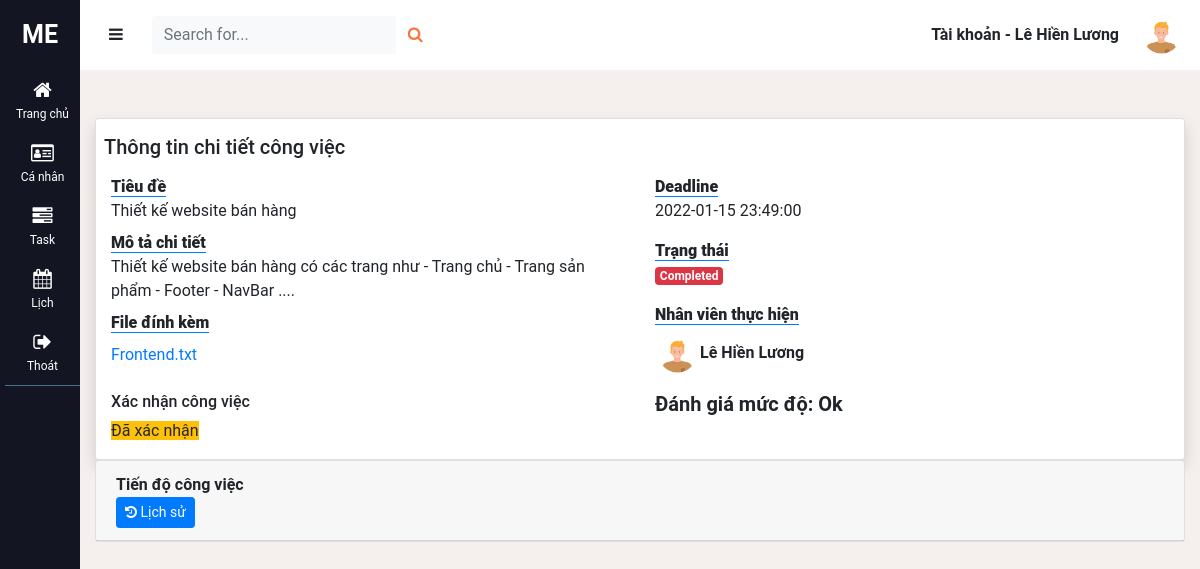
The app's page /task_detail.php?id_task=14 (signed in) with its own data.
### tables this page shows
CREATE TABLE `users` (
  `id` int(11) NOT NULL,
  `username` varchar(64) NOT NULL,
  `fullname` varchar(100) NOT NULL,
  `email` varchar(64) NOT NULL,
  `avatar` varchar(255) NOT NULL DEFAULT 'avatar.png',
  `password` varchar(255) NOT NULL,
  `activated` bit(1) DEFAULT b'0',
  `activate_token` varchar(255) DEFAULT NULL,
  `department` varchar(100) DEFAULT NULL,
  `position` varchar(100) DEFAULT NULL,
  `role` int(1) NOT NULL DEFAULT '2'
);

CREATE TABLE `list_task` (
  `id` int(11) NOT NULL,
  `name_manager` varchar(100) NOT NULL,
  `name_employee` varchar(100) NOT NULL,
  `department` varchar(100) NOT NULL,
  `name_task` varchar(255) NOT NULL,
  `desc_task` text NOT NULL,
  `status` varchar(100) NOT NULL,
  `file` varchar(255) NOT NULL,
  `deadline` datetime NOT NULL,
  `time_created` datetime NOT NULL DEFAULT CURRENT_TIMESTAMP,
  `rating` varchar(10) DEFAULT NULL
);

### www/db.php (called while the page is built, shortened)
<?php
function open_database()
{
    $conn = new mysqli(HOST, USER, PASS, DB);
    return $conn;
}
function get_information($user)
{
    $conn = open_database();
    $sql = 'select * from users where username = ?';
    $stm = $conn->prepare($sql);
    $stm->bind_param('s', $user);
    $stm->execute();
    $data = $stm->get_result();
    return $data;
}
function get_fullname($user)
{
    $conn = open_database();
    $sql = 'select fullname from users where username = ?';
    $stm = $conn->prepare($sql);
    $stm->bind_param('s', $user);
    if (!$stm->execute()) {
        die('Query error: ' . $stm->error);
    }
    $result = $stm->get_result();
    $data = implode($result->fetch_assoc());
    return $data;
}
function load_task_byid($id)
{
    $conn = open_database();
    $sql = 'select * from list_task where id = ?';
    $stm = $conn->prepare($sql);
    $stm->bind_param('i', $id);
    if (!$stm->execute()) {
        die('Query error: ' . $stm->error);
    }
    $result = $stm->get_result();
    $data = $result->fetch_assoc();
    return $data;
}
function get_avatar($user)
{
    $conn = open_database();
    $sql = 'select avatar from users where username = ?';
    $stm = $conn->prepare($sql);
    $stm->bind_param('s', $user);
    if (!$stm->execute()) {
        die('Query error: ' . $stm->error);
    }
    $result = $stm->get_result();
    $data = implode($result->fetch_assoc());
    return $data;
}

### www/task_detail.php (the view, shortened to what this page needs)
<?php
require_once('db.php');
if (isset($_GET['id_task'])) {
    $id_task = $_GET['id_task'];
}
$detail_task = load_task_byid($id_task);
?>
<!DOCTYPE html>
<html lang="en">
<head>
    <link rel="stylesheet" href="https://maxcdn.bootstrapcdn.com/bootstrap/4.5.2/css/bootstrap.min.css">
    <link rel="stylesheet" href="https://cdnjs.cloudflare.com/ajax/libs/font-awesome/4.7.0/css/font-awesome.min.css">
    <link rel="stylesheet" href="/style.css">
</head>
<body>
    <div class="wrapper">
        <?php include('includes/sidebar.php'); ?>
        <div id="content">
            <?php include('includes/navbar.php'); ?>
            <div class="container-fluid">
                <div class="col-lg-12">
                    <div class="card shadow mt-5">
                        <div class="mt-2 p-2">
                            <h5>Thông tin chi tiết công việc</h5>
                        </div>
                        <div class="col-md-12">
                            <div class="row">
                                <div class="col-sm-6">
                                    <dl>
                                        <dt><b class="border-bottom border-primary">Tiêu đề</b></dt>
                                        <dd><?= $detail_task['name_task'] ?></dd>
                                        <dt><b class="border-bottom border-primary">Mô tả chi tiết</b></dt>
                                        <dd><?= $detail_task['desc_task'] ?></dd>
                                        <dt><b class="border-bottom border-primary">File đính kèm</b></dt>
                                        <dd><a href="/uploads/task/<?= $detail_task['file'] ?>" class="text-primary" download><?= $detail_task['file'] ?></a></dd>
                                    </dl>
                                </div>
                                <div class="col-md-6">
                                    <dl>
                                        <dt><b class="border-bottom border-primary">Deadline</b></dt>
                                        <dd><?= $detail_task['deadline'] ?></dd>
                                    </dl>
                                    <dl>
                                        <dt><b class="border-bottom border-primary">Trạng thái</b></dt>
                                        <dd>
                                            <span class='badge badge-danger'><?= $detail_task['status'] ?></span>
                                        </dd>
                                    </dl>
                                    <dl>
                                        <dt><b class="border-bottom border-primary">Nhân viên thực hiện</b></dt>
                                        <dd>
                                            <div class="d-flex align-items-center mt-1">
                                                <img class="img-profile rounded-circle" src="/images/<?= get_avatar($detail_task['name_employee']) ?>">
                                                <b><?= get_fullname($detail_task['name_employee']) ?></b>
                                            </div>
                                        </dd>
                                    </dl>
                                </div>
                                <?php
                                if ($_SESSION['role'] == 2) { ?>
                                    <div class="col-md-6 mb-3">
                                        <h6>Xác nhận công việc</h6>
                                        <?php if ($detail_task['status'] == 'New') { ?>
                                            <button type="button" class="btn btn-primary bg-gradient-primary btn-sm" id="click-start-task">Start</button>
                                        <?php } else { ?>
                                            <span class="text badge-warning">Đã xác nhận</span>
                                        <?php } ?>
                                    </div>
                                <?php } ?>
                                <?php if ($detail_task['rating'] != '') { ?>
                                    <div class="col-md-6 mb-3">
                                        <h5 class="font-weight-bold">Đánh giá mức độ: <?= $detail_task['rating'] ?></h5>
                                    </div>
                                <?php } ?>
                            </div>
                        </div>
                    </div>
                </div>
                <div class="col-lg-12">
                    <div class="card">
                        <div class="card-header">
                            <b>Tiến độ công việc</b>
                            <div class="card-tools">
                                <button type="button" class="btn btn-primary bg-gradient-primary btn-sm" data-toggle="collapse" data-target="#history_submit"><i class="fa fa-history" aria-hidden="true"></i> Lịch sử</button>
                            </div>
                        </div>
                    </div>
                </div>
            </div>
        </div>
    </div>
</body>
</html>

### www/includes/navbar.php (shortened to what this page needs)
<?php
require_once('db.php');
$user = $_SESSION['user'];
$info = get_information($user);
$info = $info->fetch_assoc();
?>
<nav class="navbar navbar-inverse navbar-light bg-white">
    <div class="container-fluid">
        <div class="navbar-header">
            <button type="button" id="sidebar-collapse" class="btn navbar-btn">
                <i class="fa fa-bars"></i>
            </button>
        </div>
        <form class="d-none d-sm-inline-block form-inline mr-auto ml-md-3 my-2 my-md-0 mw-100 navbar-search">
            <div class="input-group">
                <input type="text" class="form-control bg-light border-0 small" placeholder="Search for..." aria-label="Search" aria-describedby="basic-addon2">
                <div class="input-group-append">
                    <button class="btn text-orange" type="button">
                        <i class="fa fa-search fa-sm"></i>
                    </button>
                </div>
            </div>
        </form>
        <ul class="nav navbar-nav navbar-right dropdown dropdown-user">
            <li class="nav-item item-username"><a href="#" class="font-weight-bold">Tài khoản - <?= $_SESSION['name'] ?></a></li>
            <img class="img-profile rounded-circle" src="/images/<?= $info['avatar'] ?>">
        </ul>
    </div>
</nav>

### www/style.css (style rules this page uses)
body { background-color: #f5efed; font-family: "Roboto", sans-serif; overflow-y: scroll; overflow-x: hidden; }
span { border: none !important; }
i { display: inline-block; }
li { list-style-type: none !important; }
a, a:hover, a:focus { color: inherit; text-decoration: none; transition: all 0.3s; }
.wrapper { display: flex; align-items: stretch; }
.nav a { padding: 0px 20px; }
#content { width: 100%; min-height: 100vh; transition: all 0.3s; }
.navbar-header { margin-top: 8px; margin-left: -16px; }
.navbar-nav { flex-direction: row !important; }
.img-profile { height: 45px; width: 45px; }
.navbar-inverse { height: 69.5px !important; }
.nav-item { margin: auto !important; }
.container-fluid { padding-left: 0px !important ; padding-right: 0px !important; margin-left: 0px; }
.navbar-header { margin: 0px; }
.text-orange { color: #f77741; }
.dropdown { position: absolute; right: 0; top: 0; padding: 12px 16px; }

### records on screen
users: avatar (placeholder picture)
list_task: name_task "Thiết kế website bán hàng", desc_task "Thiết kế website bán hàng có các trang như - Trang chủ - Trang sản phẩm - Footer - NavBar ....", file "Frontend.txt", deadline "2022-01-15 23:49:00", status "Completed", rating "Ok"

### other values on screen
$_SESSION['name'] "Lê Hiền Lương"
get_fullname($detail_task['name_employee']) "Lê Hiền Lương"
